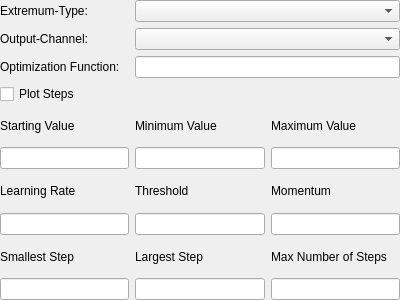
<?xml version="1.0" encoding="UTF-8"?>
<ui version="4.0">
 <class>Grad_Desc</class>
 <widget class="QWidget" name="Grad_Desc">
  <property name="geometry">
   <rect>
    <x>0</x>
    <y>0</y>
    <width>400</width>
    <height>300</height>
   </rect>
  </property>
  <property name="windowTitle">
   <string>Form</string>
  </property>
  <layout class="QGridLayout" name="gridLayout">
   <property name="leftMargin">
    <number>0</number>
   </property>
   <property name="topMargin">
    <number>0</number>
   </property>
   <property name="rightMargin">
    <number>0</number>
   </property>
   <property name="bottomMargin">
    <number>0</number>
   </property>
   <item row="8" column="2">
    <widget class="QLabel" name="label_12">
     <property name="text">
      <string>Max Number of Steps</string>
     </property>
    </widget>
   </item>
   <item row="7" column="0">
    <widget class="Variable_Box" name="lineEdit_learning_rate"/>
   </item>
   <item row="4" column="1">
    <widget class="QLabel" name="label_5">
     <property name="text">
      <string>Minimum Value</string>
     </property>
    </widget>
   </item>
   <item row="0" column="0">
    <widget class="QLabel" name="label">
     <property name="text">
      <string>Extremum-Type:</string>
     </property>
    </widget>
   </item>
   <item row="6" column="2">
    <widget class="QLabel" name="label_9">
     <property name="text">
      <string>Momentum</string>
     </property>
    </widget>
   </item>
   <item row="2" column="0">
    <widget class="QLabel" name="label_3">
     <property name="text">
      <string>Optimization Function:</string>
     </property>
    </widget>
   </item>
   <item row="8" column="0">
    <widget class="QLabel" name="label_10">
     <property name="text">
      <string>Smallest Step</string>
     </property>
    </widget>
   </item>
   <item row="8" column="1">
    <widget class="QLabel" name="label_11">
     <property name="text">
      <string>Largest Step</string>
     </property>
    </widget>
   </item>
   <item row="1" column="0">
    <widget class="QLabel" name="label_2">
     <property name="text">
      <string>Output-Channel:</string>
     </property>
    </widget>
   </item>
   <item row="2" column="1" colspan="2">
    <widget class="Variable_Box" name="lineEdit_opt_func"/>
   </item>
   <item row="5" column="2">
    <widget class="Variable_Box" name="lineEdit_max_val"/>
   </item>
   <item row="4" column="2">
    <widget class="QLabel" name="label_6">
     <property name="text">
      <string>Maximum Value</string>
     </property>
    </widget>
   </item>
   <item row="3" column="0" colspan="3">
    <widget class="QCheckBox" name="checkBox_plot_steps">
     <property name="text">
      <string>Plot Steps</string>
     </property>
    </widget>
   </item>
   <item row="5" column="1">
    <widget class="Variable_Box" name="lineEdit_min_val"/>
   </item>
   <item row="5" column="0">
    <widget class="Variable_Box" name="lineEdit_starting_val"/>
   </item>
   <item row="7" column="2">
    <widget class="Variable_Box" name="lineEdit_momentum"/>
   </item>
   <item row="9" column="1">
    <widget class="Variable_Box" name="lineEdit_largest_step"/>
   </item>
   <item row="6" column="1">
    <widget class="QLabel" name="label_8">
     <property name="text">
      <string>Threshold</string>
     </property>
    </widget>
   </item>
   <item row="7" column="1">
    <widget class="Variable_Box" name="lineEdit_threshold"/>
   </item>
   <item row="1" column="1" colspan="2">
    <widget class="QComboBox" name="comboBox_output_channel"/>
   </item>
   <item row="9" column="0">
    <widget class="Variable_Box" name="lineEdit_smallest_step"/>
   </item>
   <item row="0" column="1" colspan="2">
    <widget class="QComboBox" name="comboBox_extremum_type"/>
   </item>
   <item row="9" column="2">
    <widget class="Variable_Box" name="lineEdit_max_n_steps"/>
   </item>
   <item row="4" column="0">
    <widget class="QLabel" name="label_4">
     <property name="text">
      <string>Starting Value</string>
     </property>
    </widget>
   </item>
   <item row="6" column="0">
    <widget class="QLabel" name="label_7">
     <property name="text">
      <string>Learning Rate</string>
     </property>
    </widget>
   </item>
  </layout>
 </widget>
 <customwidgets>
  <customwidget>
   <class>Variable_Box</class>
   <extends>QLineEdit</extends>
   <header>utility.variable_tool_tip_box</header>
  </customwidget>
 </customwidgets>
 <tabstops>
  <tabstop>comboBox_extremum_type</tabstop>
  <tabstop>comboBox_output_channel</tabstop>
  <tabstop>lineEdit_opt_func</tabstop>
  <tabstop>checkBox_plot_steps</tabstop>
  <tabstop>lineEdit_starting_val</tabstop>
  <tabstop>lineEdit_min_val</tabstop>
  <tabstop>lineEdit_max_val</tabstop>
  <tabstop>lineEdit_learning_rate</tabstop>
  <tabstop>lineEdit_threshold</tabstop>
  <tabstop>lineEdit_momentum</tabstop>
  <tabstop>lineEdit_smallest_step</tabstop>
  <tabstop>lineEdit_largest_step</tabstop>
  <tabstop>lineEdit_max_n_steps</tabstop>
 </tabstops>
 <resources/>
 <connections/>
</ui>
